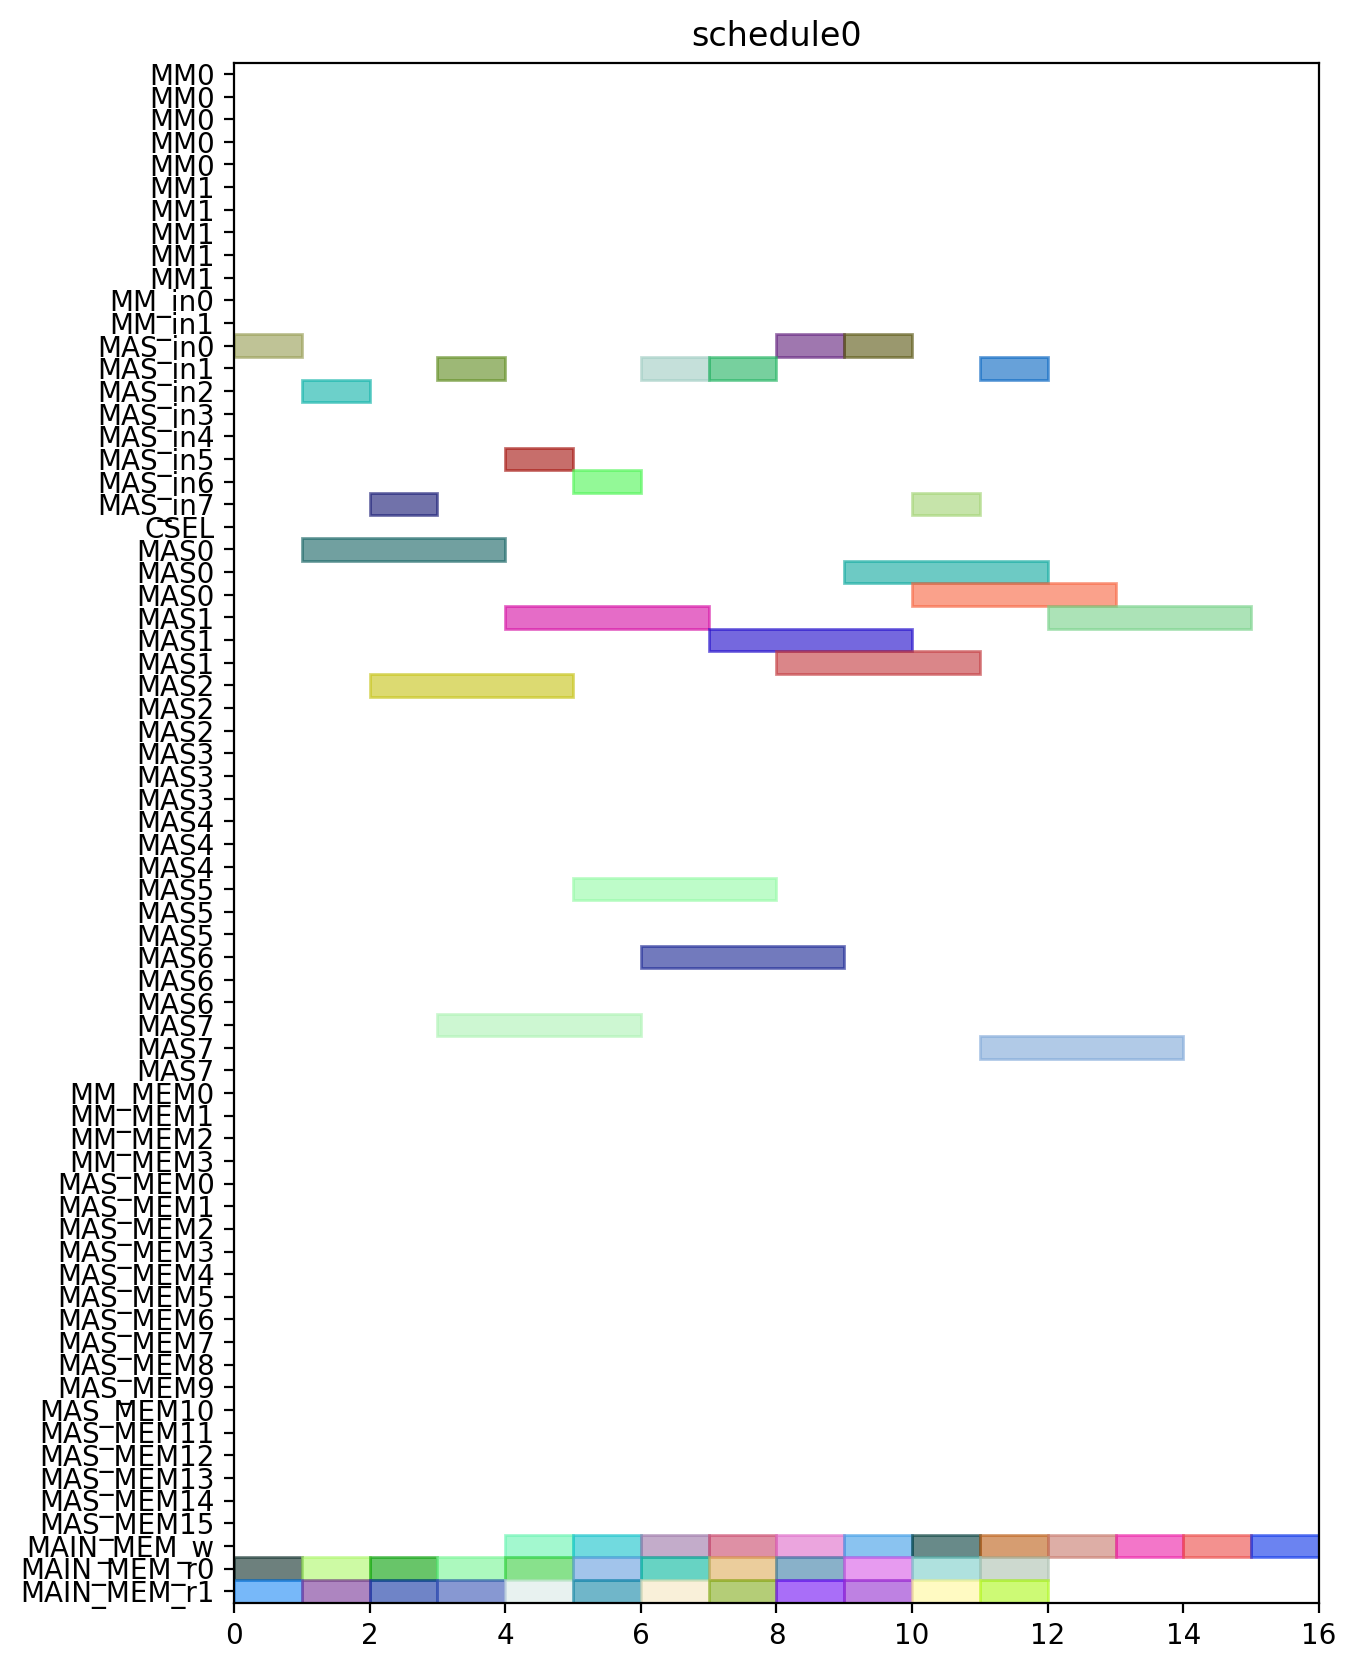

Reproduce this figure in Python.
from pyschedule import Scenario, solvers, plotters, alt


def solve():
	horizon = 120
	S = Scenario("schedule0", horizon=horizon)

	# resource
	MM = S.Resources('MM', num=2, size=5)
	MM_in = S.Resources('MM_in', num=2)
	MAS_in = S.Resources('MAS_in', num=8)
	CSEL = S.Resource('CSEL')
	MAS = S.Resources('MAS', num=8, size=3, periods=range(1, horizon))
	MM_MEM = S.Resources('MM_MEM', num=4)
	MAS_MEM = S.Resources('MAS_MEM', num=16)
	MAIN_MEM_w = S.Resource('MAIN_MEM_w', size=1)
	MAIN_MEM_r = S.Resources('MAIN_MEM_r', num=2)

	# result of previous scheduling

	# new tasks
	c000 = S.Task('c000', length=3, delay_cost=1)
	c000 += alt(MAS)
	c000_in = S.Task('c000_in', length=1, delay_cost=1)
	c000_in += alt(MAS_in)
	S += c000_in*MAS_in[0]<=c000*MAS[0]

	S += c000_in*MAS_in[1]<=c000*MAS[1]

	S += c000_in*MAS_in[2]<=c000*MAS[2]

	S += c000_in*MAS_in[3]<=c000*MAS[3]

	S += c000_in*MAS_in[4]<=c000*MAS[4]

	S += c000_in*MAS_in[5]<=c000*MAS[5]

	S += c000_in*MAS_in[6]<=c000*MAS[6]

	S += c000_in*MAS_in[7]<=c000*MAS[7]

	S += 0<c000

	c000_w = S.Task('c000_w', length=1, delay_cost=1)
	c000_w += alt(MAIN_MEM_w)
	S += c000 <= c000_w

	c000_mem0 = S.Task('c000_mem0', length=1, delay_cost=1)
	c000_mem0 += MAIN_MEM_r[0]
	S += c000_mem0 <= c000

	c000_mem1 = S.Task('c000_mem1', length=1, delay_cost=1)
	c000_mem1 += MAIN_MEM_r[1]
	S += c000_mem1 <= c000

	c001 = S.Task('c001', length=3, delay_cost=1)
	c001 += alt(MAS)
	c001_in = S.Task('c001_in', length=1, delay_cost=1)
	c001_in += alt(MAS_in)
	S += c001_in*MAS_in[0]<=c001*MAS[0]

	S += c001_in*MAS_in[1]<=c001*MAS[1]

	S += c001_in*MAS_in[2]<=c001*MAS[2]

	S += c001_in*MAS_in[3]<=c001*MAS[3]

	S += c001_in*MAS_in[4]<=c001*MAS[4]

	S += c001_in*MAS_in[5]<=c001*MAS[5]

	S += c001_in*MAS_in[6]<=c001*MAS[6]

	S += c001_in*MAS_in[7]<=c001*MAS[7]

	S += 0<c001

	c001_w = S.Task('c001_w', length=1, delay_cost=1)
	c001_w += alt(MAIN_MEM_w)
	S += c001 <= c001_w

	c001_mem0 = S.Task('c001_mem0', length=1, delay_cost=1)
	c001_mem0 += MAIN_MEM_r[0]
	S += c001_mem0 <= c001

	c001_mem1 = S.Task('c001_mem1', length=1, delay_cost=1)
	c001_mem1 += MAIN_MEM_r[1]
	S += c001_mem1 <= c001

	c010 = S.Task('c010', length=3, delay_cost=1)
	c010 += alt(MAS)
	c010_in = S.Task('c010_in', length=1, delay_cost=1)
	c010_in += alt(MAS_in)
	S += c010_in*MAS_in[0]<=c010*MAS[0]

	S += c010_in*MAS_in[1]<=c010*MAS[1]

	S += c010_in*MAS_in[2]<=c010*MAS[2]

	S += c010_in*MAS_in[3]<=c010*MAS[3]

	S += c010_in*MAS_in[4]<=c010*MAS[4]

	S += c010_in*MAS_in[5]<=c010*MAS[5]

	S += c010_in*MAS_in[6]<=c010*MAS[6]

	S += c010_in*MAS_in[7]<=c010*MAS[7]

	S += 0<c010

	c010_w = S.Task('c010_w', length=1, delay_cost=1)
	c010_w += alt(MAIN_MEM_w)
	S += c010 <= c010_w

	c010_mem0 = S.Task('c010_mem0', length=1, delay_cost=1)
	c010_mem0 += MAIN_MEM_r[0]
	S += c010_mem0 <= c010

	c010_mem1 = S.Task('c010_mem1', length=1, delay_cost=1)
	c010_mem1 += MAIN_MEM_r[1]
	S += c010_mem1 <= c010

	c011 = S.Task('c011', length=3, delay_cost=1)
	c011 += alt(MAS)
	c011_in = S.Task('c011_in', length=1, delay_cost=1)
	c011_in += alt(MAS_in)
	S += c011_in*MAS_in[0]<=c011*MAS[0]

	S += c011_in*MAS_in[1]<=c011*MAS[1]

	S += c011_in*MAS_in[2]<=c011*MAS[2]

	S += c011_in*MAS_in[3]<=c011*MAS[3]

	S += c011_in*MAS_in[4]<=c011*MAS[4]

	S += c011_in*MAS_in[5]<=c011*MAS[5]

	S += c011_in*MAS_in[6]<=c011*MAS[6]

	S += c011_in*MAS_in[7]<=c011*MAS[7]

	S += 0<c011

	c011_w = S.Task('c011_w', length=1, delay_cost=1)
	c011_w += alt(MAIN_MEM_w)
	S += c011 <= c011_w

	c011_mem0 = S.Task('c011_mem0', length=1, delay_cost=1)
	c011_mem0 += MAIN_MEM_r[0]
	S += c011_mem0 <= c011

	c011_mem1 = S.Task('c011_mem1', length=1, delay_cost=1)
	c011_mem1 += MAIN_MEM_r[1]
	S += c011_mem1 <= c011

	c100 = S.Task('c100', length=3, delay_cost=1)
	c100 += alt(MAS)
	c100_in = S.Task('c100_in', length=1, delay_cost=1)
	c100_in += alt(MAS_in)
	S += c100_in*MAS_in[0]<=c100*MAS[0]

	S += c100_in*MAS_in[1]<=c100*MAS[1]

	S += c100_in*MAS_in[2]<=c100*MAS[2]

	S += c100_in*MAS_in[3]<=c100*MAS[3]

	S += c100_in*MAS_in[4]<=c100*MAS[4]

	S += c100_in*MAS_in[5]<=c100*MAS[5]

	S += c100_in*MAS_in[6]<=c100*MAS[6]

	S += c100_in*MAS_in[7]<=c100*MAS[7]

	S += 0<c100

	c100_w = S.Task('c100_w', length=1, delay_cost=1)
	c100_w += alt(MAIN_MEM_w)
	S += c100 <= c100_w

	c100_mem0 = S.Task('c100_mem0', length=1, delay_cost=1)
	c100_mem0 += MAIN_MEM_r[0]
	S += c100_mem0 <= c100

	c100_mem1 = S.Task('c100_mem1', length=1, delay_cost=1)
	c100_mem1 += MAIN_MEM_r[1]
	S += c100_mem1 <= c100

	c101 = S.Task('c101', length=3, delay_cost=1)
	c101 += alt(MAS)
	c101_in = S.Task('c101_in', length=1, delay_cost=1)
	c101_in += alt(MAS_in)
	S += c101_in*MAS_in[0]<=c101*MAS[0]

	S += c101_in*MAS_in[1]<=c101*MAS[1]

	S += c101_in*MAS_in[2]<=c101*MAS[2]

	S += c101_in*MAS_in[3]<=c101*MAS[3]

	S += c101_in*MAS_in[4]<=c101*MAS[4]

	S += c101_in*MAS_in[5]<=c101*MAS[5]

	S += c101_in*MAS_in[6]<=c101*MAS[6]

	S += c101_in*MAS_in[7]<=c101*MAS[7]

	S += 0<c101

	c101_w = S.Task('c101_w', length=1, delay_cost=1)
	c101_w += alt(MAIN_MEM_w)
	S += c101 <= c101_w

	c101_mem0 = S.Task('c101_mem0', length=1, delay_cost=1)
	c101_mem0 += MAIN_MEM_r[0]
	S += c101_mem0 <= c101

	c101_mem1 = S.Task('c101_mem1', length=1, delay_cost=1)
	c101_mem1 += MAIN_MEM_r[1]
	S += c101_mem1 <= c101

	c110 = S.Task('c110', length=3, delay_cost=1)
	c110 += alt(MAS)
	c110_in = S.Task('c110_in', length=1, delay_cost=1)
	c110_in += alt(MAS_in)
	S += c110_in*MAS_in[0]<=c110*MAS[0]

	S += c110_in*MAS_in[1]<=c110*MAS[1]

	S += c110_in*MAS_in[2]<=c110*MAS[2]

	S += c110_in*MAS_in[3]<=c110*MAS[3]

	S += c110_in*MAS_in[4]<=c110*MAS[4]

	S += c110_in*MAS_in[5]<=c110*MAS[5]

	S += c110_in*MAS_in[6]<=c110*MAS[6]

	S += c110_in*MAS_in[7]<=c110*MAS[7]

	S += 0<c110

	c110_w = S.Task('c110_w', length=1, delay_cost=1)
	c110_w += alt(MAIN_MEM_w)
	S += c110 <= c110_w

	c110_mem0 = S.Task('c110_mem0', length=1, delay_cost=1)
	c110_mem0 += MAIN_MEM_r[0]
	S += c110_mem0 <= c110

	c110_mem1 = S.Task('c110_mem1', length=1, delay_cost=1)
	c110_mem1 += MAIN_MEM_r[1]
	S += c110_mem1 <= c110

	c111 = S.Task('c111', length=3, delay_cost=1)
	c111 += alt(MAS)
	c111_in = S.Task('c111_in', length=1, delay_cost=1)
	c111_in += alt(MAS_in)
	S += c111_in*MAS_in[0]<=c111*MAS[0]

	S += c111_in*MAS_in[1]<=c111*MAS[1]

	S += c111_in*MAS_in[2]<=c111*MAS[2]

	S += c111_in*MAS_in[3]<=c111*MAS[3]

	S += c111_in*MAS_in[4]<=c111*MAS[4]

	S += c111_in*MAS_in[5]<=c111*MAS[5]

	S += c111_in*MAS_in[6]<=c111*MAS[6]

	S += c111_in*MAS_in[7]<=c111*MAS[7]

	S += 0<c111

	c111_w = S.Task('c111_w', length=1, delay_cost=1)
	c111_w += alt(MAIN_MEM_w)
	S += c111 <= c111_w

	c111_mem0 = S.Task('c111_mem0', length=1, delay_cost=1)
	c111_mem0 += MAIN_MEM_r[0]
	S += c111_mem0 <= c111

	c111_mem1 = S.Task('c111_mem1', length=1, delay_cost=1)
	c111_mem1 += MAIN_MEM_r[1]
	S += c111_mem1 <= c111

	c200 = S.Task('c200', length=3, delay_cost=1)
	c200 += alt(MAS)
	c200_in = S.Task('c200_in', length=1, delay_cost=1)
	c200_in += alt(MAS_in)
	S += c200_in*MAS_in[0]<=c200*MAS[0]

	S += c200_in*MAS_in[1]<=c200*MAS[1]

	S += c200_in*MAS_in[2]<=c200*MAS[2]

	S += c200_in*MAS_in[3]<=c200*MAS[3]

	S += c200_in*MAS_in[4]<=c200*MAS[4]

	S += c200_in*MAS_in[5]<=c200*MAS[5]

	S += c200_in*MAS_in[6]<=c200*MAS[6]

	S += c200_in*MAS_in[7]<=c200*MAS[7]

	S += 0<c200

	c200_w = S.Task('c200_w', length=1, delay_cost=1)
	c200_w += alt(MAIN_MEM_w)
	S += c200 <= c200_w

	c200_mem0 = S.Task('c200_mem0', length=1, delay_cost=1)
	c200_mem0 += MAIN_MEM_r[0]
	S += c200_mem0 <= c200

	c200_mem1 = S.Task('c200_mem1', length=1, delay_cost=1)
	c200_mem1 += MAIN_MEM_r[1]
	S += c200_mem1 <= c200

	c201 = S.Task('c201', length=3, delay_cost=1)
	c201 += alt(MAS)
	c201_in = S.Task('c201_in', length=1, delay_cost=1)
	c201_in += alt(MAS_in)
	S += c201_in*MAS_in[0]<=c201*MAS[0]

	S += c201_in*MAS_in[1]<=c201*MAS[1]

	S += c201_in*MAS_in[2]<=c201*MAS[2]

	S += c201_in*MAS_in[3]<=c201*MAS[3]

	S += c201_in*MAS_in[4]<=c201*MAS[4]

	S += c201_in*MAS_in[5]<=c201*MAS[5]

	S += c201_in*MAS_in[6]<=c201*MAS[6]

	S += c201_in*MAS_in[7]<=c201*MAS[7]

	S += 0<c201

	c201_w = S.Task('c201_w', length=1, delay_cost=1)
	c201_w += alt(MAIN_MEM_w)
	S += c201 <= c201_w

	c201_mem0 = S.Task('c201_mem0', length=1, delay_cost=1)
	c201_mem0 += MAIN_MEM_r[0]
	S += c201_mem0 <= c201

	c201_mem1 = S.Task('c201_mem1', length=1, delay_cost=1)
	c201_mem1 += MAIN_MEM_r[1]
	S += c201_mem1 <= c201

	c210 = S.Task('c210', length=3, delay_cost=1)
	c210 += alt(MAS)
	c210_in = S.Task('c210_in', length=1, delay_cost=1)
	c210_in += alt(MAS_in)
	S += c210_in*MAS_in[0]<=c210*MAS[0]

	S += c210_in*MAS_in[1]<=c210*MAS[1]

	S += c210_in*MAS_in[2]<=c210*MAS[2]

	S += c210_in*MAS_in[3]<=c210*MAS[3]

	S += c210_in*MAS_in[4]<=c210*MAS[4]

	S += c210_in*MAS_in[5]<=c210*MAS[5]

	S += c210_in*MAS_in[6]<=c210*MAS[6]

	S += c210_in*MAS_in[7]<=c210*MAS[7]

	S += 0<c210

	c210_w = S.Task('c210_w', length=1, delay_cost=1)
	c210_w += alt(MAIN_MEM_w)
	S += c210 <= c210_w

	c210_mem0 = S.Task('c210_mem0', length=1, delay_cost=1)
	c210_mem0 += MAIN_MEM_r[0]
	S += c210_mem0 <= c210

	c210_mem1 = S.Task('c210_mem1', length=1, delay_cost=1)
	c210_mem1 += MAIN_MEM_r[1]
	S += c210_mem1 <= c210

	c211 = S.Task('c211', length=3, delay_cost=1)
	c211 += alt(MAS)
	c211_in = S.Task('c211_in', length=1, delay_cost=1)
	c211_in += alt(MAS_in)
	S += c211_in*MAS_in[0]<=c211*MAS[0]

	S += c211_in*MAS_in[1]<=c211*MAS[1]

	S += c211_in*MAS_in[2]<=c211*MAS[2]

	S += c211_in*MAS_in[3]<=c211*MAS[3]

	S += c211_in*MAS_in[4]<=c211*MAS[4]

	S += c211_in*MAS_in[5]<=c211*MAS[5]

	S += c211_in*MAS_in[6]<=c211*MAS[6]

	S += c211_in*MAS_in[7]<=c211*MAS[7]

	S += 0<c211

	c211_w = S.Task('c211_w', length=1, delay_cost=1)
	c211_w += alt(MAIN_MEM_w)
	S += c211 <= c211_w

	c211_mem0 = S.Task('c211_mem0', length=1, delay_cost=1)
	c211_mem0 += MAIN_MEM_r[0]
	S += c211_mem0 <= c211

	c211_mem1 = S.Task('c211_mem1', length=1, delay_cost=1)
	c211_mem1 += MAIN_MEM_r[1]
	S += c211_mem1 <= c211

	solvers.mip.solve(S,msg=1,kind='CPLEX',ratio_gap=1.01)

	solution = [['hoge']*len(S.solution()[1]) for i in range(len(S.solution()))]
	for i in range(len(S.solution())):
		for j in range(len(S.solution()[i])):
			solution[i][j]=str(S.solution()[i][j])
	print(solution)

	cycles = int(solution[-1][3])

	pic_file_name = "/mnt/rose/usr1/fukuda/ABE/multiRAM_multiMAS_16mux/scheduling_result/stage5MM2_stage3MAS8/CONJ/schedule0.png"
	if(S.solution() != []):
		plotters.matplotlib.plot(S,img_filename=pic_file_name, show_task_labels=False, fig_size=(cycles*0.25+3, 10))

	return solution
